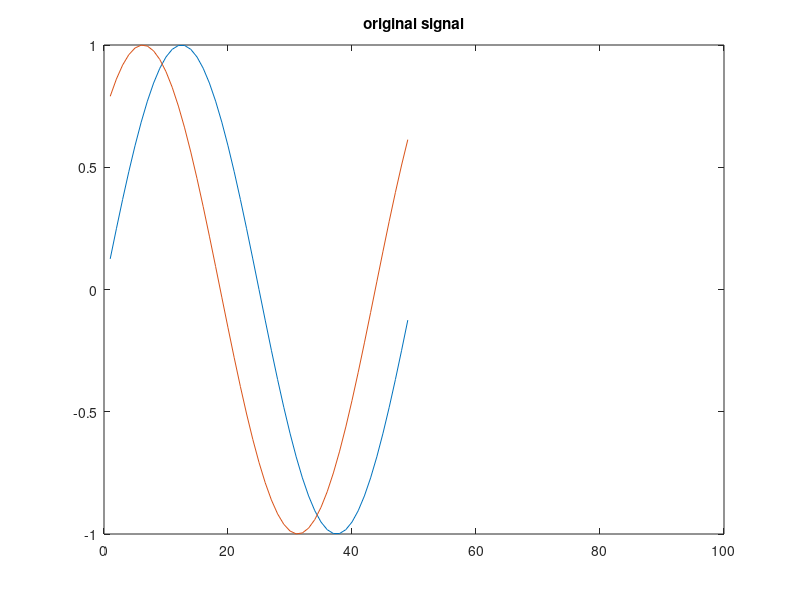

Source code (MATLAB): (Note: this script raises an error after producing the figure.)
t = 1:100;
x1 = sin(2 * pi * t / 50);
x2 = sin(2 * pi * t / 50 + pi / 4);
X = [x1; x2];
X(:, 50:end) = NaN;
figure;
plot(X');
title('original signal');
figure;
[model, Xhat, LL] = learn_lds_dynammo(X, 'Hidden', 2, 'MaxIter', 100, 'PlotFun', @(X)plot(X'));
title('recovered');